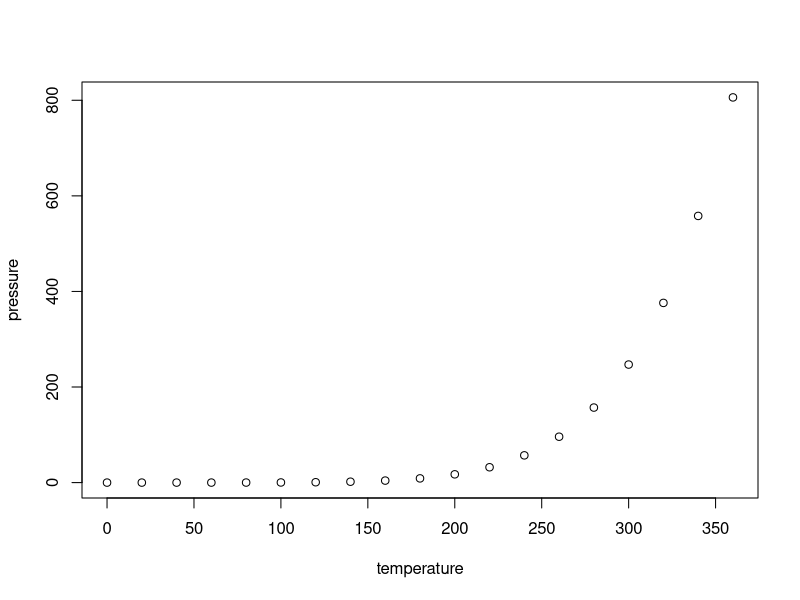
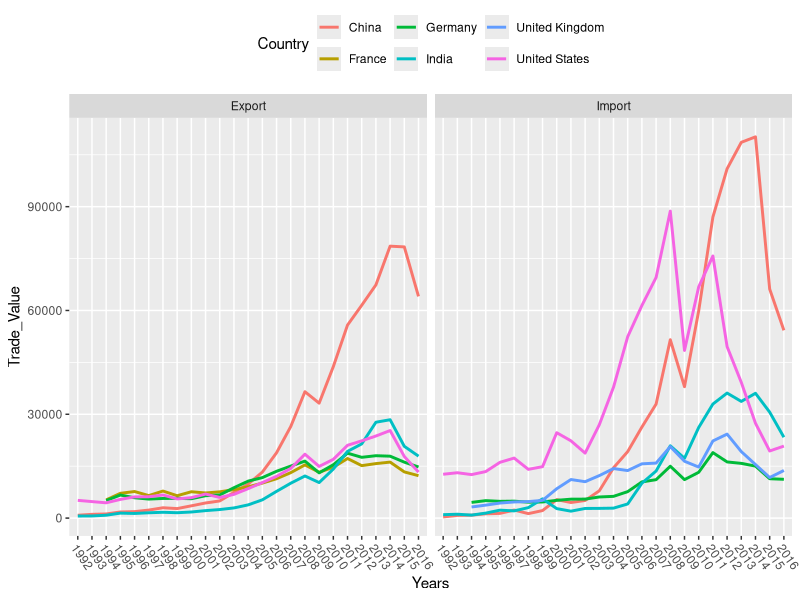

Source code (R) for these figures, in order:
## ---- chunk 1
knitr::opts_chunk$set(echo = TRUE)
## ---- chunk 2
summary(cars)
## ---- chunk 3
plot(pressure)
## ---- chunk 4
library(tidyr)
library(reshape2)
library(ggplot2)
library(readxl)
## ---- chunk 5
Trade_SSA <- read_excel("Trade_SSA.xlsx")
View(Trade_SSA)
## ---- chunk 6
str(Trade_SSA)
Trade_SSA <- Trade_SSA[-c(4)]
ls(Trade_SSA)
## ---- chunk 7
Trade_SSA <- melt(Trade_SSA, id.vars = c("Reporter Name", "Partner Name", "Trade Flow", "Indicator"), measure.vars = c("1992", "1993","1994", "1995", "1996", "1997", "1998", "1999", "2000", "2001", "2002", "2003", "2004", "2005", "2006", "2007", "2008", "2009", "2010", "2011", "2012", "2013", "2014", "2015", "2016"), variable.name = "Years", value.name = "Trade_Value")
## ---- chunk 8
colnames(Trade_SSA)[colnames(Trade_SSA)=='Partner Name'] <- 'Partner'
colnames(Trade_SSA)[colnames(Trade_SSA)=='Reporter Name'] <- 'Country'
colnames(Trade_SSA)[colnames(Trade_SSA)=='Trade Flow'] <- 'Trade_Flow'
## ---- chunk 9
p1 <- ggplot(data=Trade_SSA, mapping = aes(x=Years, y= Trade_Value))
p1 +geom_line(aes(group=Country,  color= Country), size= 1) + facet_grid(~ Trade_Flow) + theme(axis.text.x=element_text(angle=-55, hjust=0), legend.position = "top")
